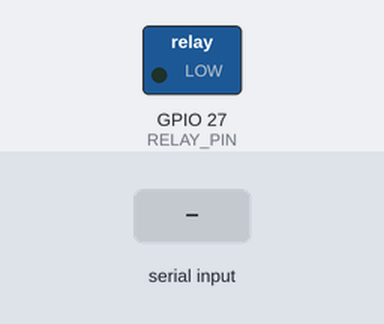
The sketch below on a simulated ESP32. Parts: switched loads named in the sketch (green lamp = pin HIGH). The inputs (shaded band) are chosen by the test bench. WiFi joins after 1.5 s; servers stay silent unless stated; uploads are accepted with an empty reply; what the sketch prints to the serial monitor is not drawn.

Above: at 2.7 s.
2.8 s: "UNLOCK\n" received over the second serial link
At 3.4 s:
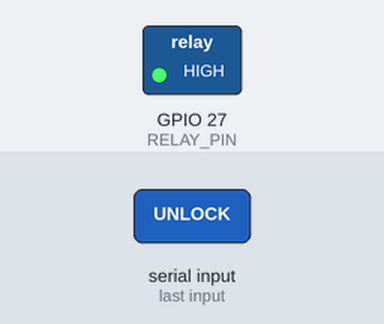
Timing chart, 0 to 6.3 s (numbered marks = the images above; inputs shaded):
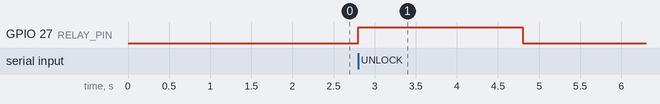

Measured:
- after the input at 2.8 s, GPIO 27 (RELAY_PIN): LOW → HIGH at once, → LOW 2.0 s later

The sketch:

esp32_gateway.ino
```cpp
#include <WiFi.h>
#include <HTTPClient.h>
#include <ArduinoJson.h>
#include <cstring>

const char *WIFI_SSID = "YOUR_WIFI_SSID";
const char *WIFI_PASSWORD = "YOUR_WIFI_PASSWORD";
// Set this to the PC's Wi-Fi IPv4 address, not localhost/127.0.0.1.
const char *API_BASE = "http://192.168.0.5:3000";
// Leave empty when ESP32_API_KEY is unset on the dev server.
const char *API_KEY = "";
const char *DEVICE_ID = "acams-gateway-01";

constexpr int RELAY_PIN = 27;
constexpr int RELAY_PULSE_MS = 2000;
constexpr int UART_RX_PIN = 16;
constexpr int UART_TX_PIN = 17;
constexpr unsigned long HEARTBEAT_INTERVAL_MS = 10000;
constexpr unsigned long COMMAND_POLL_INTERVAL_MS = 3000;

unsigned long lastHeartbeatMs = 0;
unsigned long lastCommandPollMs = 0;
bool solenoidUnlocked = false;
bool uartOk = false;
bool i2cOk = false;
bool rfidOk = false;

String endpoint(const char *path) {
  return String(API_BASE) + path;
}

bool beginRequest(HTTPClient &http, WiFiClient &client, const String &url) {
  if (!http.begin(client, url)) return false;
  if (strlen(API_KEY) > 0) http.addHeader("x-acams-api-key", API_KEY);
  http.addHeader("Content-Type", "application/json");
  http.setTimeout(5000);
  return true;
}

void postJson(const char *path, const String &body) {
  if (WiFi.status() != WL_CONNECTED) return;
  WiFiClient client;
  HTTPClient http;
  if (!beginRequest(http, client, endpoint(path))) return;
  const int status = http.POST(body);
  if (status < 200 || status >= 300) {
    Serial.printf("POST %s failed: %d %s\n", path, status, http.getString().c_str());
  }
  http.end();
}

void pulseSolenoid(int pulseMs = RELAY_PULSE_MS) {
  pulseMs = constrain(pulseMs, 100, 10000);
  digitalWrite(RELAY_PIN, HIGH);
  solenoidUnlocked = true;
  delay(pulseMs);
  digitalWrite(RELAY_PIN, LOW);
  solenoidUnlocked = false;
}

void sendHeartbeat() {
  if (WiFi.status() != WL_CONNECTED) return;
  const String body = String("{\"device_id\":\"") + DEVICE_ID +
    "\",\"ip_address\":\"" + WiFi.localIP().toString() +
    "\",\"wifi_rssi\":" + String(WiFi.RSSI()) +
    ",\"uart_ok\":" + String(uartOk ? "true" : "false") +
    ",\"i2c_ok\":" + String(i2cOk ? "true" : "false") +
    ",\"rfid_ok\":" + String(rfidOk ? "true" : "false") +
    ",\"esp32_ok\":true,\"solenoid_state\":\"" +
    (solenoidUnlocked ? "UNLOCKED" : "LOCKED") + "\"}";
  postJson("/api/gateway/heartbeat", body);
}

void sendGatewayEvent(const String &eventType, const String &source, const String &value, const String &status, unsigned long elapsedMs) {
  StaticJsonDocument<256> document;
  document["event_type"] = eventType;
  document["source"] = source;
  if (value.length()) document["credential_value"] = value;
  else document["credential_value"] = nullptr;
  document["status"] = status;
  document["process_time_ms"] = elapsedMs;
  String body;
  serializeJson(document, body);
  postJson("/api/gateway/events", body);
}

void pollCommand() {
  if (WiFi.status() != WL_CONNECTED) return;
  WiFiClient client;
  HTTPClient http;
  if (!beginRequest(http, client, endpoint("/api/gateway/commands/next"))) return;
  const int status = http.GET();
  if (status == HTTP_CODE_OK) {
    StaticJsonDocument<512> document;
    const DeserializationError error = deserializeJson(document, http.getString());
    if (!error && !document["command"].isNull()) {
      const String commandId = document["command"]["id"].as<String>();
      const int pulseMs = document["command"]["pulse_ms"] | RELAY_PULSE_MS;
      http.end();
      pulseSolenoid(pulseMs);
      postJson((String("/api/gateway/commands/") + commandId + "/ack").c_str(), "{}");
      return;
    }
  } else if (status < 0) {
    Serial.printf("Command poll failed: %s\n", http.errorToString(status).c_str());
  }
  http.end();
}

void handleControllerMessage(const String &line) {
  if (line == "UNLOCK") {
    pulseSolenoid();
    return;
  }

  // Controller diagnostics: DIAG,<UART|I2C|RFID>,<OK|FAIL>
  if (line.startsWith("DIAG,")) {
    const int separator = line.indexOf(',', 5);
    if (separator < 0) return;
    const String subsystem = line.substring(5, separator);
    const String result = line.substring(separator + 1);
    const bool ok = result == "OK";
    if (subsystem == "UART") uartOk = ok;
    else if (subsystem == "I2C") i2cOk = ok;
    else if (subsystem == "RFID") rfidOk = ok;
    else return;
    sendGatewayEvent("DIAGNOSTIC", "GATEWAY", subsystem + String("=") + result, "EXECUTED", 0);
    return;
  }

  // Controller access event: EVENT,<PIN|RFID|MOCK_RFID>,<value>,<GRANTED|DENIED>,<ms>
  if (!line.startsWith("EVENT,")) return;
  const int first = line.indexOf(',', 6);
  const int second = line.indexOf(',', first + 1);
  const int third = line.indexOf(',', second + 1);
  if (first < 0 || second < 0 || third < 0) return;
  const String source = line.substring(6, first);
  const String value = line.substring(first + 1, second);
  const String result = line.substring(second + 1, third);
  const unsigned long elapsedMs = line.substring(third + 1).toInt();
  if ((source == "PIN" || source == "RFID" || source == "MOCK_RFID") && (result == "GRANTED" || result == "DENIED")) {
    sendGatewayEvent("ACCESS_ATTEMPT", source, value, result, elapsedMs);
  }
}

void setup() {
  Serial.begin(115200);
  Serial2.begin(9600, SERIAL_8N1, UART_RX_PIN, UART_TX_PIN);
  uartOk = true;
  pinMode(RELAY_PIN, OUTPUT);
  digitalWrite(RELAY_PIN, LOW);
  WiFi.mode(WIFI_STA);
  WiFi.begin(WIFI_SSID, WIFI_PASSWORD);
  Serial.print("Connecting to Wi-Fi");
  while (WiFi.status() != WL_CONNECTED) {
    delay(500);
    Serial.print('.');
  }
  Serial.printf("\nGateway online: %s\n", WiFi.localIP().toString().c_str());
}

void loop() {
  if (Serial2.available()) {
    String line = Serial2.readStringUntil('\n');
    line.trim();
    handleControllerMessage(line);
  }

  const unsigned long now = millis();
  if (WiFi.status() != WL_CONNECTED) WiFi.reconnect();
  if (now - lastHeartbeatMs >= HEARTBEAT_INTERVAL_MS) {
    lastHeartbeatMs = now;
    sendHeartbeat();
  }
  if (now - lastCommandPollMs >= COMMAND_POLL_INTERVAL_MS) {
    lastCommandPollMs = now;
    pollCommand();
  }
}
```
